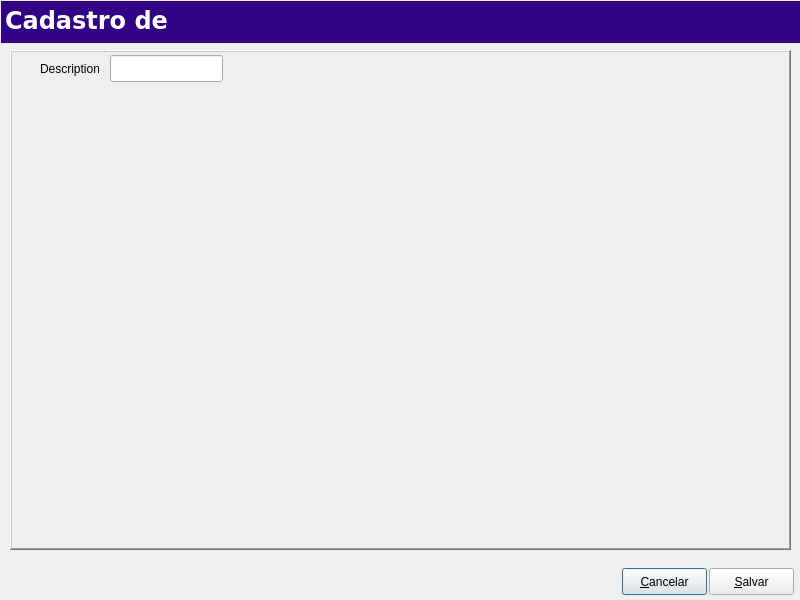
<ui version="4.0">
<class>Editlayoutbol</class>
<widget class="QDialog" name="Editlayoutbol">
 <property name="geometry">
  <rect>
   <x>0</x>
   <y>0</y>
   <width>800</width>
   <height>600</height>
  </rect>
 </property>
 <property name="windowTitle">
  <string>Edit</string>
 </property>
    <widget class="QFrame" name="frame">
     <property name="geometry">
      <rect>
       <x>10</x>
       <y>50</y>
       <width>781</width>
       <height>500</height>
      </rect>
     </property>
     <property name="frameShape">
      <enum>QFrame::WinPanel</enum>
     </property>
     <property name="frameShadow">
      <enum>QFrame::Raised</enum>
     </property>
 <widget class="QLabel" name="LblDescription">
<property name="geometry">
 <rect>
  <x>30</x>
  <y>10</y>
  <width>59</width>
  <height>17</height>
 </rect>
</property>
<property name="text">
 <string>Description</string>
</property>
</widget>
<widget class="QLineEdit" name="LnEdtDescription">
 <property name="geometry">
  <rect>
   <x>100</x>
   <y>5</y>
   <width>113</width>
   <height>27</height>
  </rect>
 </property>
</widget>
    </widget>
<widget class="QFrame" name="topmenu">
 <property name="geometry">
  <rect>
   <x>1</x>
   <y>1</y>
   <width>801</width>
   <height>42</height>
  </rect>
 </property>
 <property name="minimumSize">
  <size>
   <width>0</width>
   <height>42</height>
  </size>
 </property>
 <property name="maximumSize">
  <size>
   <width>16777215</width>
   <height>42</height>
  </size>
 </property>
 <property name="styleSheet">
  <string notr="true">background-color: rgb(50, 0, 133);</string>
 </property>
 <property name="frameShadow">
  <enum>QFrame::Raised</enum>
 </property>
 <widget class="QLabel" name="labelStatus">
  <property name="enabled">
   <bool>false</bool>
  </property>
  <property name="geometry">
   <rect>
    <x>4</x>
    <y>0</y>
    <width>541</width>
    <height>39</height>
   </rect>
  </property>
  <property name="palette">
   <palette>
    <active>
     <colorrole role="WindowText">
      <brush brushstyle="SolidPattern">
       <color alpha="255">
        <red>255</red>
        <green>255</green>
        <blue>255</blue>
       </color>
      </brush>
     </colorrole>
     <colorrole role="Button">
      <brush brushstyle="SolidPattern">
       <color alpha="255">
        <red>50</red>
        <green>0</green>
        <blue>133</blue>
       </color>
      </brush>
     </colorrole>
     <colorrole role="Text">
      <brush brushstyle="SolidPattern">
       <color alpha="255">
        <red>255</red>
        <green>255</green>
        <blue>255</blue>
       </color>
      </brush>
     </colorrole>
     <colorrole role="ButtonText">
      <brush brushstyle="SolidPattern">
       <color alpha="255">
        <red>255</red>
        <green>255</green>
        <blue>255</blue>
       </color>
      </brush>
     </colorrole>
     <colorrole role="Base">
      <brush brushstyle="SolidPattern">
       <color alpha="255">
        <red>50</red>
        <green>0</green>
        <blue>133</blue>
       </color>
      </brush>
     </colorrole>
     <colorrole role="Window">
      <brush brushstyle="SolidPattern">
       <color alpha="255">
        <red>50</red>
        <green>0</green>
        <blue>133</blue>
       </color>
      </brush>
     </colorrole>
    </active>
    <inactive>
     <colorrole role="WindowText">
      <brush brushstyle="SolidPattern">
       <color alpha="255">
        <red>255</red>
        <green>255</green>
        <blue>255</blue>
       </color>
      </brush>
     </colorrole>
     <colorrole role="Button">
      <brush brushstyle="SolidPattern">
       <color alpha="255">
        <red>50</red>
        <green>0</green>
        <blue>133</blue>
       </color>
      </brush>
     </colorrole>
     <colorrole role="Text">
      <brush brushstyle="SolidPattern">
       <color alpha="255">
        <red>255</red>
        <green>255</green>
        <blue>255</blue>
       </color>
      </brush>
     </colorrole>
     <colorrole role="ButtonText">
      <brush brushstyle="SolidPattern">
       <color alpha="255">
        <red>255</red>
        <green>255</green>
        <blue>255</blue>
       </color>
      </brush>
     </colorrole>
     <colorrole role="Base">
      <brush brushstyle="SolidPattern">
       <color alpha="255">
        <red>50</red>
        <green>0</green>
        <blue>133</blue>
       </color>
      </brush>
     </colorrole>
     <colorrole role="Window">
      <brush brushstyle="SolidPattern">
       <color alpha="255">
        <red>50</red>
        <green>0</green>
        <blue>133</blue>
       </color>
      </brush>
     </colorrole>
    </inactive>
    <disabled>
     <colorrole role="WindowText">
      <brush brushstyle="SolidPattern">
       <color alpha="255">
        <red>255</red>
        <green>255</green>
        <blue>255</blue>
       </color>
      </brush>
     </colorrole>
     <colorrole role="Button">
      <brush brushstyle="SolidPattern">
       <color alpha="255">
        <red>50</red>
        <green>0</green>
        <blue>133</blue>
       </color>
      </brush>
     </colorrole>
     <colorrole role="Text">
      <brush brushstyle="SolidPattern">
       <color alpha="255">
        <red>255</red>
        <green>255</green>
        <blue>255</blue>
       </color>
      </brush>
     </colorrole>
     <colorrole role="ButtonText">
      <brush brushstyle="SolidPattern">
       <color alpha="255">
        <red>255</red>
        <green>255</green>
        <blue>255</blue>
       </color>
      </brush>
     </colorrole>
     <colorrole role="Base">
      <brush brushstyle="SolidPattern">
       <color alpha="255">
        <red>50</red>
        <green>0</green>
        <blue>133</blue>
       </color>
      </brush>
     </colorrole>
     <colorrole role="Window">
      <brush brushstyle="SolidPattern">
       <color alpha="255">
        <red>50</red>
        <green>0</green>
        <blue>133</blue>
       </color>
      </brush>
     </colorrole>
    </disabled>
   </palette>
  </property>
  <property name="font">
   <font>
    <family>Verdana</family>
    <pointsize>18</pointsize>
    <weight>75</weight>
    <bold>true</bold>
   </font>
  </property>
  <property name="styleSheet">
   <string/>
  </property>
  <property name="frameShape">
   <enum>QFrame::NoFrame</enum>
  </property>
  <property name="frameShadow">
   <enum>QFrame::Plain</enum>
  </property>
  <property name="lineWidth">
   <number>1</number>
  </property>
  <property name="text">
   <string>Cadastro de </string>
  </property>
  <property name="textFormat">
   <enum>Qt::AutoText</enum>
  </property>
  <property name="alignment">
   <set>Qt::AlignLeading|Qt::AlignLeft|Qt::AlignVCenter</set>
  </property>
  <property name="wordWrap">
   <bool>false</bool>
  </property>
  <property name="textInteractionFlags">
   <set>Qt::NoTextInteraction</set>
  </property>
 </widget>
</widget>
<widget class="QPushButton" name="PshBtnCancel">
<property name="geometry">
 <rect>
  <x>622</x>
  <y>568</y>
  <width>85</width>
  <height>27</height>
 </rect>
</property>
<property name="text">
 <string>&amp;Cancelar</string>
</property>
</widget>
<widget class="QPushButton" name="PshBtnSave">
<property name="geometry">
 <rect>
  <x>709</x>
  <y>568</y>
  <width>85</width>
  <height>27</height>
 </rect>
</property>
<property name="text">
 <string>&amp;Salvar</string>
</property>
</widget>

</widget>
    <customwidgets>
     <customwidget>
      <class>SComboBox</class>
      <extends>QComboBox</extends>
      <header location="global">scombobox.h</header>
     </customwidget>
    </customwidgets>
<resources/>
<connections/>
</ui>
